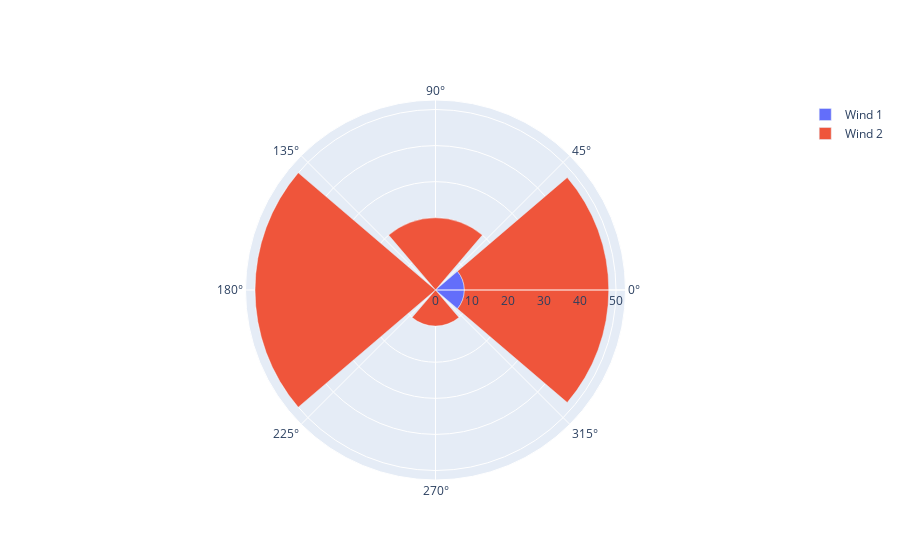

Source (notebook cell):
### Code cell
import plotly.graph_objects as go
  
fig = go.Figure()
  
fig.add_trace(go.Barpolar(
    r=[8],
    name='Wind 1',
))
  
fig.add_trace(go.Barpolar(
    r=[40, 20, 50, 10],
    name='Wind 2',
))
  
fig.show()

### Figure 1 — Plotly figure (JSON) as saved in the notebook; plotly's stock layout.template omitted (floating-point values rounded to 4 significant figures)
{"data": [{"name": "Wind 1", "r": [8], "type": "barpolar"}, {"name": "Wind 2", "r": [40, 20, 50, 10], "type": "barpolar"}], "layout": {}}
